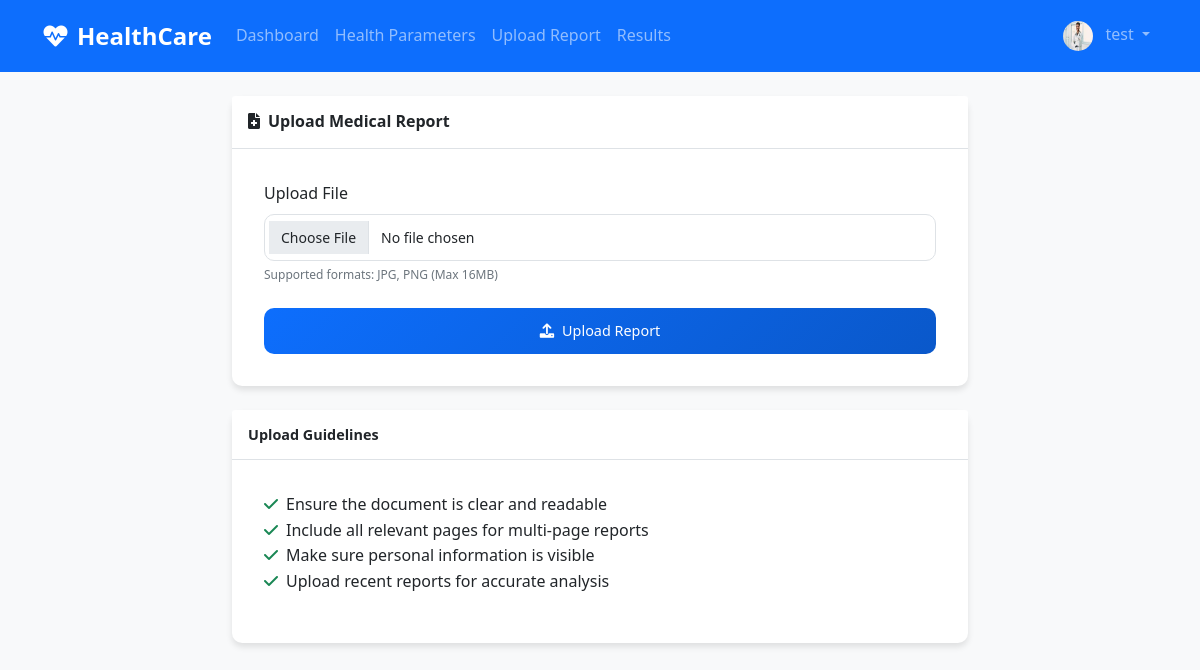
/upload-report (signed in), run on the app's committed database.
### models.py (models this page shows, shortened)
class User(UserMixin, db.Model):
    __tablename__ = 'user'
    id = db.Column(db.Integer, primary_key=True)
    name = db.Column(db.String(100), nullable=False)
    email = db.Column(db.String(100), unique=True, nullable=False)
    phone = db.Column(db.String(15), nullable=False)
    gender = db.Column(db.String(10), nullable=False)
    age = db.Column(db.Integer, nullable=False)
    blood_group = db.Column(db.String(5), nullable=False)
    address = db.Column(db.Text, nullable=False)
    profile_pic = db.Column(db.String(200), default='default.jpg')
    password_hash = db.Column(db.String(200), nullable=False)
    created_at = db.Column(db.DateTime, default=datetime.utcnow)
    health_parameters = db.relationship('HealthParameter', backref='user', lazy=True, cascade='all, delete-orphan')
    reports = db.relationship('MedicalReport', backref='user', lazy=True, cascade='all, delete-orphan')

### app.py (the view, shortened to what this page needs)
    @app.route('/upload-report', methods=['GET', 'POST'])
    @login_required
    def upload_report():
        return render_template('upload_report.html')

### templates/upload_report.html (shortened to what this page needs)
{% extends "base.html" %}
{% block content %}
<div class="row justify-content-center">
    <div class="col-lg-8">
        <div class="card">
            <div class="card-header">
                <h5 class="card-title mb-0">
                    <i class="fas fa-file-medical me-2"></i>Upload Medical Report
                </h5>
            </div>
            <div class="card-body">
                <form method="POST" enctype="multipart/form-data">
                    <div class="mb-4">
                        <label for="report_file" class="form-label">Upload  File</label>
                        <input type="file" class="form-control" id="report_file" name="report_file"
                               accept=".jpg,.jpeg,.png," required>
                        <div class="form-text">
                            Supported formats: JPG, PNG (Max 16MB)
                        </div>
                    </div>
                    <div class="d-grid">
                        <button type="submit" class="btn btn-primary btn-lg">
                            <i class="fas fa-upload me-2"></i>Upload Report
                        </button>
                    </div>
                </form>
            </div>
        </div>
        <div class="card mt-4">
            <div class="card-header">
                <h6 class="card-title mb-0">Upload Guidelines</h6>
            </div>
            <div class="card-body">
                <ul class="list-unstyled">
                    <li><i class="fas fa-check text-success me-2"></i>Ensure the document is clear and readable</li>
                    <li><i class="fas fa-check text-success me-2"></i>Include all relevant pages for multi-page reports</li>
                    <li><i class="fas fa-check text-success me-2"></i>Make sure personal information is visible</li>
                    <li><i class="fas fa-check text-success me-2"></i>Upload recent reports for accurate analysis</li>
                </ul>
            </div>
        </div>
    </div>
</div>
{% endblock %}

### templates/base.html (shortened to what this page needs)
<!DOCTYPE html>
<html lang="en">
<head>
    <link href="https://cdn.jsdelivr.net/npm/bootstrap@5.1.3/dist/css/bootstrap.min.css" rel="stylesheet">
    <link href="https://cdnjs.cloudflare.com/ajax/libs/font-awesome/6.0.0/css/all.min.css" rel="stylesheet">
    <link href="{{ url_for('static', filename='css/style.css') }}" rel="stylesheet">
</head>
<body>
    <nav class="navbar navbar-expand-lg navbar-dark bg-primary">
        <div class="container">
            <a class="navbar-brand" href="{{ url_for('dashboard') }}">
                <i class="fas fa-heartbeat"></i> HealthCare
            </a>
            <div class="collapse navbar-collapse" id="navbarNav">
                {% if current_user.is_authenticated %}
                <ul class="navbar-nav me-auto">
                    <li class="nav-item">
                        <a class="nav-link" href="{{ url_for('dashboard') }}">Dashboard</a>
                    </li>
                    <li class="nav-item">
                        <a class="nav-link" href="{{ url_for('health_parameters') }}">Health Parameters</a>
                    </li>
                    <li class="nav-item">
                        <a class="nav-link" href="{{ url_for('upload_report') }}">Upload Report</a>
                    </li>
                    <li class="nav-item">
                        <a class="nav-link" href="{{ url_for('results') }}">Results</a>
                    </li>
                </ul>
                <ul class="navbar-nav">
                    <li class="nav-item dropdown">
                        <a class="nav-link dropdown-toggle" href="#" id="navbarDropdown" role="button" data-bs-toggle="dropdown">
                            <img src="{{ url_for('static', filename='uploads/profiles/' + current_user.profile_pic) }}"
                                 class="rounded-circle me-2" width="30" height="30">
                            {{ current_user.name }}
                        </a>
                    </li>
                </ul>
                {% endif %}
            </div>
        </div>
    </nav>
    <div class="container mt-4">
        {% block content %}{% endblock %}
    </div>
</body>
</html>

### static/css/style.css (style rules this page uses)
:root { --primary-color: #0d6efd; --secondary-color: #6c757d; --success-color: #198754; --danger-color: #dc3545; --warning-color: #ffc107; --info-color: #0dcaf0; --light-color: #f8f9fa; --dark-color: #212529; --border-radius: 10px; --box-shadow: 0 4px 6px rgba(0, 0, 0, 0.1); --transition: all 0.3s ease; }
* { margin: 0; padding: 0; box-sizing: border-box; }
body { background-color: #f8f9fa; font-family: 'Segoe UI', Tahoma, Geneva, Verdana, sans-serif; line-height: 1.6; font-size: 14px; }
h5 { font-size: 1rem; }
h6 { font-size: 0.9rem; }
.navbar { padding: 0.75rem 0; }
.navbar-brand { font-weight: bold; font-size: 1.25rem; display: flex; align-items: center; gap: 0.5rem; }
.navbar-nav .nav-link { padding: 0.5rem 1rem; font-weight: 500; }
.card { border: none; border-radius: var(--border-radius); box-shadow: var(--box-shadow); margin-bottom: 1rem; transition: var(--transition); }
.card-header { background: white; border-bottom: 1px solid #dee2e6; padding: 1rem; font-weight: 600; }
.card-body { padding: 1rem; }
.card-title { margin-bottom: 0.5rem; font-weight: 600; }
.btn { border-radius: var(--border-radius); font-weight: 500; padding: 0.5rem 1rem; font-size: 0.875rem; border: none; transition: var(--transition); }
.btn-lg { padding: 0.75rem 1.5rem; font-size: 1rem; }
.btn-primary { background: linear-gradient(135deg, var(--primary-color), #0a58ca); }
.form-control, .form-select { border-radius: var(--border-radius); border: 1px solid #dee2e6; padding: 0.75rem 1rem; font-size: 0.875rem; transition: var(--transition); }
.form-label { font-weight: 500; margin-bottom: 0.5rem; color: var(--dark-color); }
.form-text { font-size: 0.75rem; }
.mb-4 { margin-bottom: 2rem; }
.mt-4 { margin-top: 2rem; }
@media (min-width: 576px) { body { font-size: 15px; } }
@media (min-width: 576px) { .card-body { padding: 1.25rem; } }
@media (min-width: 576px) { .btn { font-size: 0.9rem; } }
@media (min-width: 768px) { body { font-size: 16px; } }
@media (min-width: 768px) { .navbar-brand { font-size: 1.5rem; } }
@media (min-width: 768px) { .card-body { padding: 1.5rem; } }
@media (min-width: 992px) { .container { max-width: 960px; } }
@media (min-width: 992px) { .card-body { padding: 2rem; } }
@media (min-width: 1200px) { .container { max-width: 1140px; } }

### data on the page
User: profile_pic (picture), name "test"
